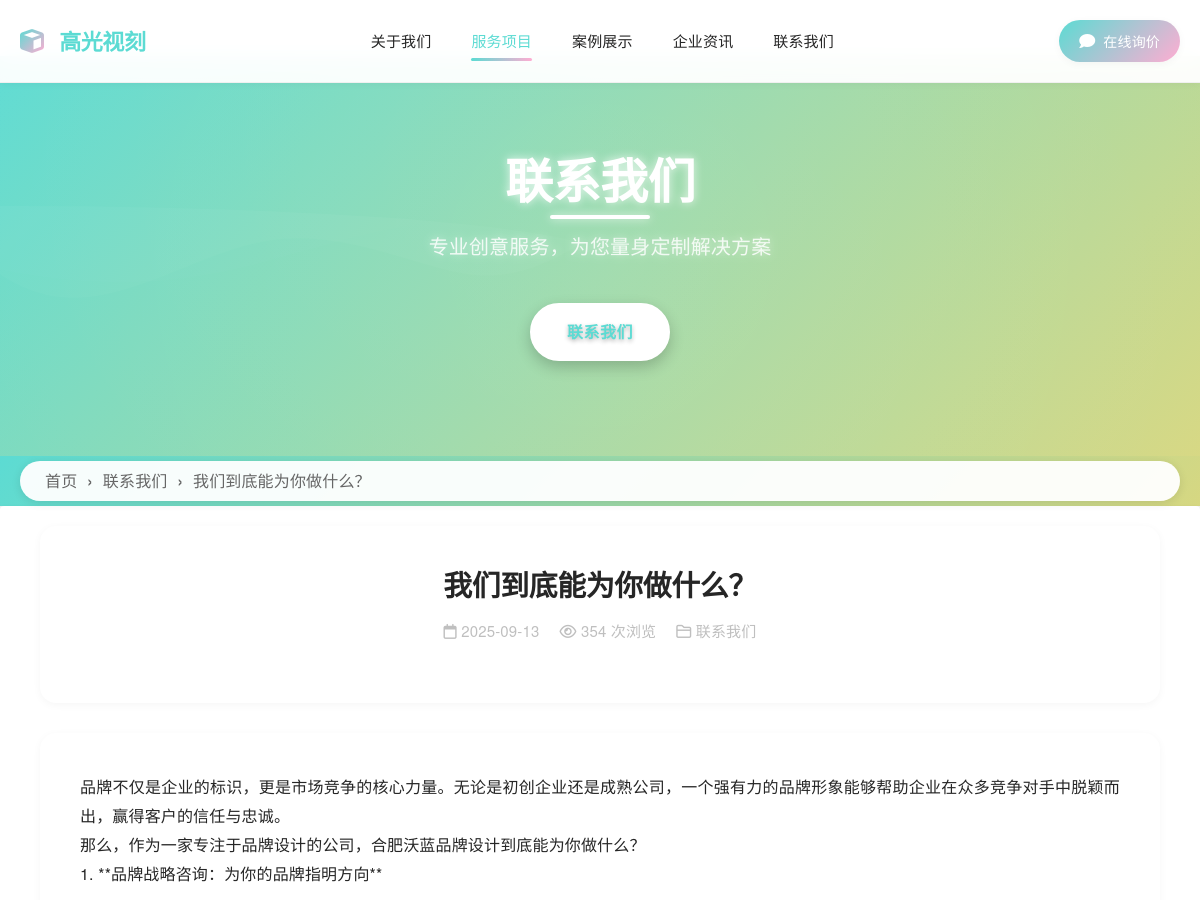
/services/ (upper part), run on an earlier commit of the app's database.
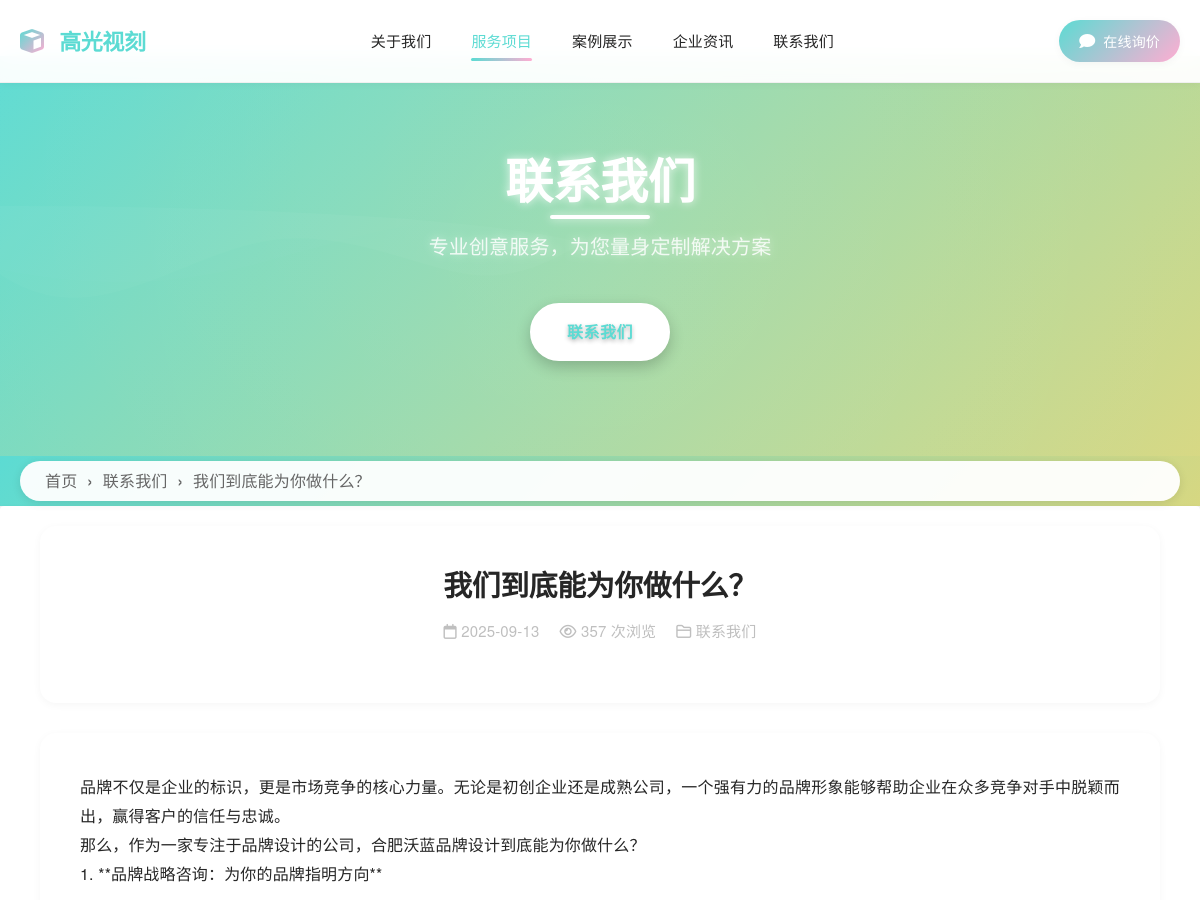
And on a later commit of the database.
### tables this page shows
CREATE TABLE `contents` (
  `id` int(11) NOT NULL AUTO_INCREMENT,
  `category_id` int(11) NOT NULL COMMENT '栏目ID',
  `title` varchar(200) NOT NULL COMMENT '标题',
  `slug` varchar(200) NOT NULL COMMENT 'URL别名',
  `summary` text COMMENT '摘要',
  `content` longtext COMMENT '内容',
  `thumbnail` varchar(500) DEFAULT NULL COMMENT '缩略图',
  `images` json DEFAULT NULL COMMENT '图片集合',
  `videos` json DEFAULT NULL COMMENT '视频集合',
  `tags` varchar(500) DEFAULT NULL COMMENT '标签',
  `view_count` int(11) NOT NULL DEFAULT '0' COMMENT '浏览量',
  `sort_order` int(11) NOT NULL DEFAULT '0' COMMENT '排序',
  `is_featured` tinyint(1) NOT NULL DEFAULT '0' COMMENT '是否推荐',
  `is_published` tinyint(1) NOT NULL DEFAULT '1' COMMENT '是否发布',
  `published_at` timestamp NULL DEFAULT NULL COMMENT '发布时间',
  `seo_title` varchar(200) DEFAULT NULL COMMENT 'SEO标题',
  `seo_keywords` varchar(500) DEFAULT NULL COMMENT 'SEO关键词',
  `seo_description` varchar(500) DEFAULT NULL COMMENT 'SEO描述',
  `created_at` timestamp NOT NULL DEFAULT CURRENT_TIMESTAMP COMMENT '创建时间',
  `updated_at` timestamp NOT NULL DEFAULT CURRENT_TIMESTAMP ON UPDATE CURRENT_TIMESTAMP COMMENT '更新时间',
  PRIMARY KEY (`id`),
  UNIQUE KEY `slug` (`slug`),
  KEY `category_id` (`category_id`),
  KEY `is_published` (`is_published`),
  KEY `is_featured` (`is_featured`),
  KEY `sort_order` (`sort_order`)
);

### templates/default/content.php (the view, shortened to what this page needs)
<?php
$innerpage_banners = get_innerpage_banners(5);
$related_contents = isset($content['category_id']) ? get_contents($content['category_id'], 4, 0, true) : [];
?>
<!DOCTYPE html>
<html lang="zh-CN">
<head>
    <link rel="stylesheet" href="https://unpkg.com/layui@2.8.0/dist/css/layui.css">
    <link rel="stylesheet" href="<?php echo url('templates/default/assets/css/frontend/style.css'); ?>">
    <link rel="stylesheet" href="<?php echo url('templates/default/assets/css/frontend/content.css'); ?>">
    <link rel="stylesheet" href="<?php echo url('templates/default/assets/css/frontend/dynamic-banner.css'); ?>">
    <link rel="stylesheet" href="<?php echo url('templates/default/assets/css/frontend/enhanced-placeholder.css'); ?>">
    <link rel="stylesheet" href="https://cdnjs.cloudflare.com/ajax/libs/font-awesome/6.0.0/css/all.min.css">
</head>
<body class="content-page">
    <?php include __DIR__ . '/header.php'; ?>
    <?php if (!empty($innerpage_banners)): ?>
    <section class="inner-banner-section">
        <div class="dynamic-inner-carousel">
            <?php foreach ($innerpage_banners as $index => $banner): ?>
            <div class="carousel-slide-3d <?php echo $index === 0 ? 'active' : ''; ?>"
                 style="background-image: url('<?php echo htmlspecialchars($banner['image_url']); ?>');">
                <div class="inner-banner-content-3d">
                    <?php if (!empty($banner['title'])): ?>
                    <h2><?php echo htmlspecialchars($banner['title']); ?></h2>
                    <?php endif; ?>
                    <?php if (!empty($banner['link_url'])): ?>
                    <div class="inner-banner-buttons">
                        <a href="<?php echo htmlspecialchars($banner['link_url']); ?>" class="btn-primary">了解更多</a>
                    </div>
                    <?php endif; ?>
                </div>
            </div>
            <?php endforeach; ?>
            <button class="carousel-control-3d prev">
                <i class="fas fa-chevron-left"></i>
            </button>
            <button class="carousel-control-3d next">
                <i class="fas fa-chevron-right"></i>
            </button>
            <div class="carousel-indicators-3d">
                <?php for ($i = 0; $i < count($innerpage_banners); $i++): ?>
                <span class="indicator-3d <?php echo $i === 0 ? 'active' : ''; ?>" data-slide="<?php echo $i; ?>"></span>
                <?php endfor; ?>
            </div>
        </div>
    </section>
    <?php else: ?>
    <section class="inner-banner-section inner-banner-placeholder enhanced">
        <div class="inner-banner-placeholder-content enhanced">
            <h2><?php echo isset($category['name']) ? htmlspecialchars($category['name']) : '默认栏目'; ?></h2>
            <p>专业创意服务，为您量身定制解决方案</p>
            <div class="inner-banner-placeholder-buttons enhanced">
                <a href="<?php echo url('contact/'); ?>" class="btn-primary">联系我们</a>
            </div>
        </div>
    </section>
    <?php endif; ?>
    <section class="breadcrumb-section" style="height: 50px; display: flex; align-items: center;">
        <div class="container">
            <div class="custom-breadcrumb" style="height: 40px; width: 100%;">
                <?php
                $breadcrumb_data = generate_breadcrumb_data($category['id'], $content);
                echo render_breadcrumb_html($breadcrumb_data);
                ?>
            </div>
        </div>
    </section>
    <section class="content-detail">
        <div class="container">
            <div class="content-header">
                <h1 class="content-title"><?php echo isset($content['title']) ? $content['title'] : '默认标题'; ?></h1>
                <div class="content-meta">
                    <span>
                        <i class="far fa-calendar"></i>
                        <?php echo isset($content['created_at']) ? date('Y-m-d', strtotime($content['created_at'])) : date('Y-m-d'); ?>
                    </span>
                    <span>
                        <i class="far fa-eye"></i>
                        <?php echo isset($content['view_count']) ? $content['view_count'] : 0; ?> 次浏览
                    </span>
                    <span>
                        <i class="far fa-folder"></i>
                        <?php echo isset($category['name']) ? $category['name'] : '默认栏目'; ?>
                    </span>
                </div>
            </div>
            <div class="content-body">
                <?php echo isset($content['content']) ? $content['content'] : '暂无内容'; ?>
            </div>
        </div>
    </section>
</body>
</html>

What changed in the data, as far as the page shows it:
changed contents "我们到底能为你做什么？": view_count "354" → "357"
